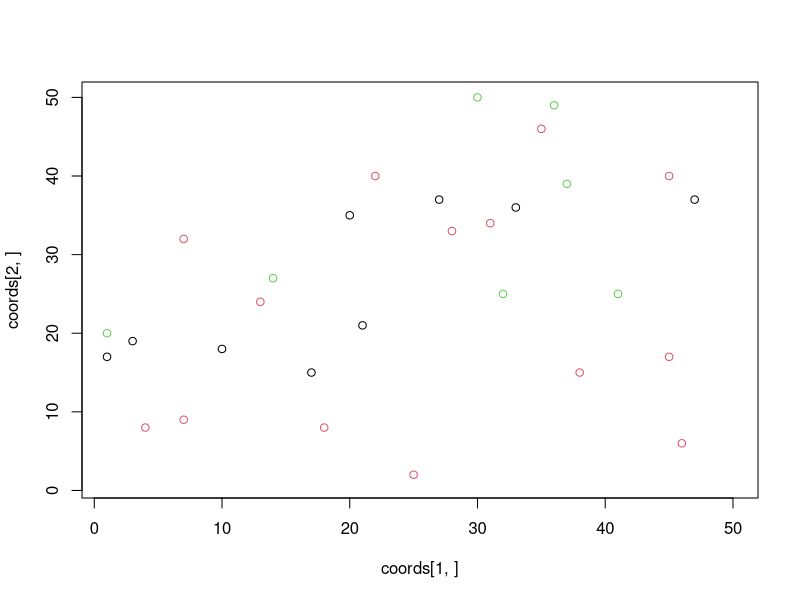
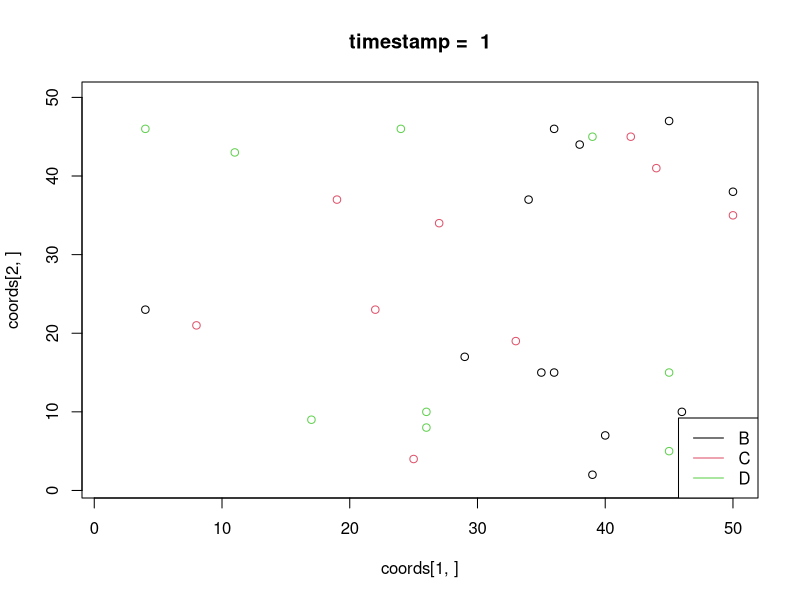
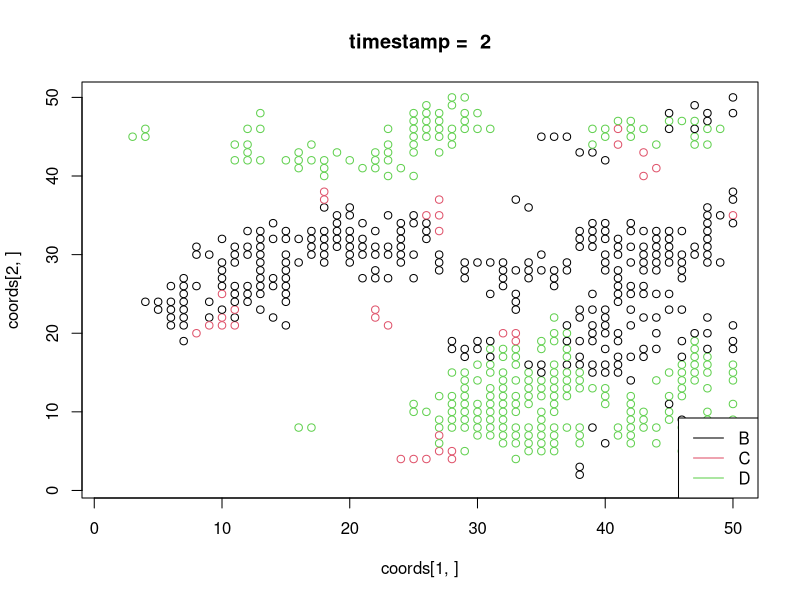
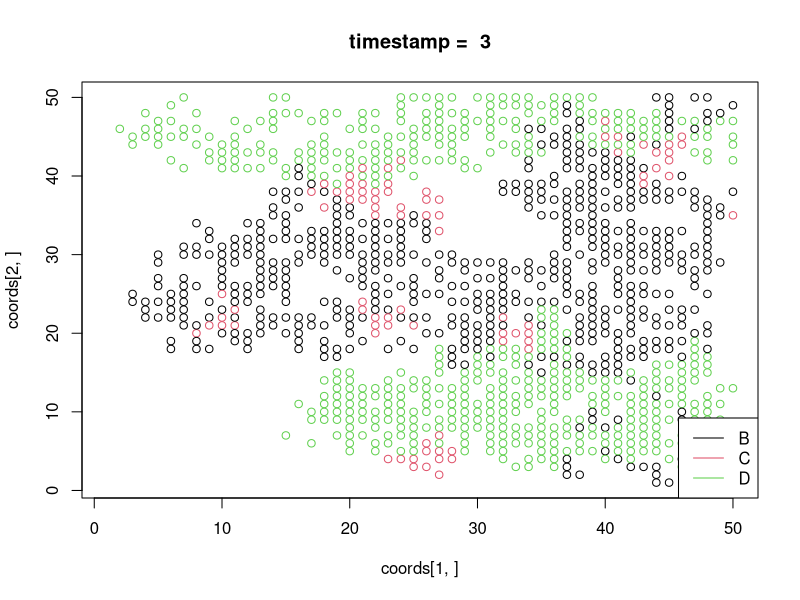
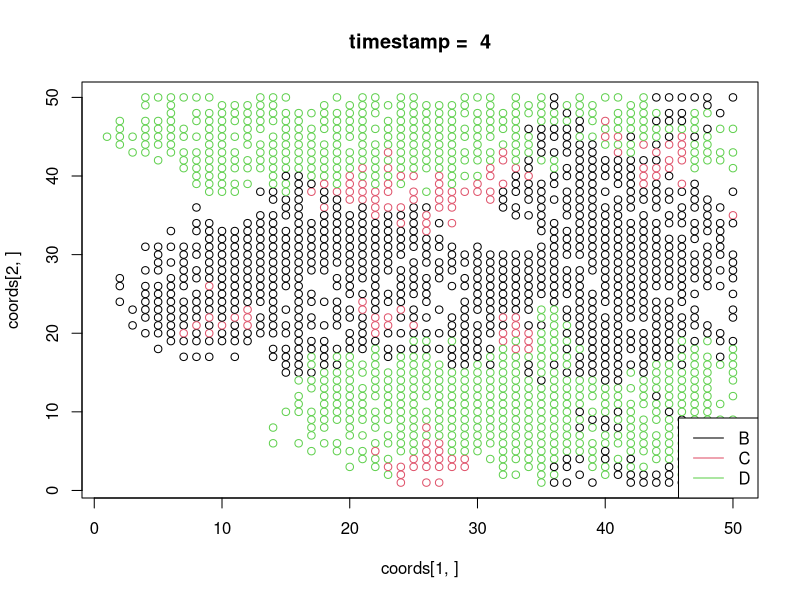
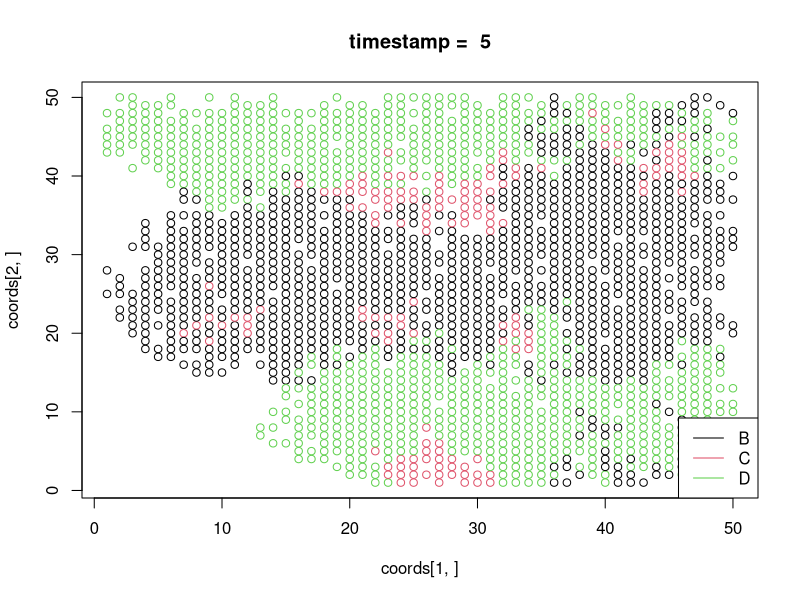
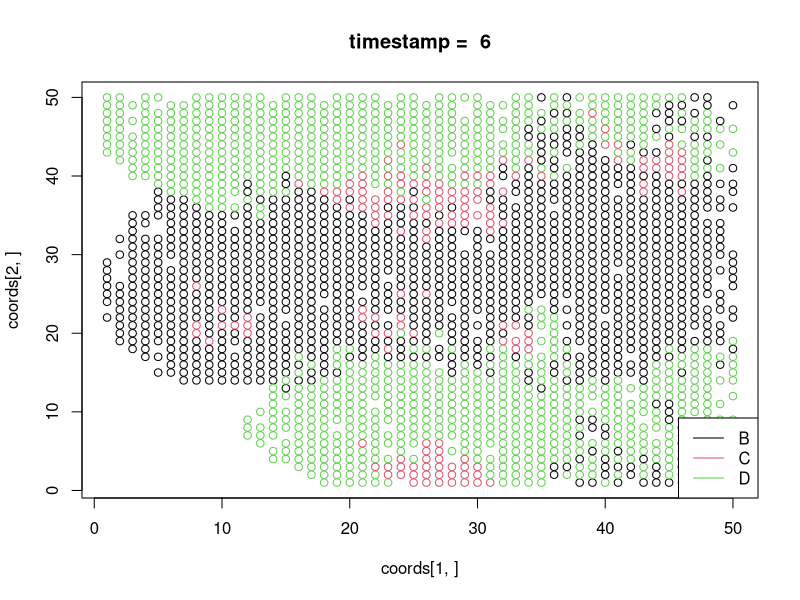
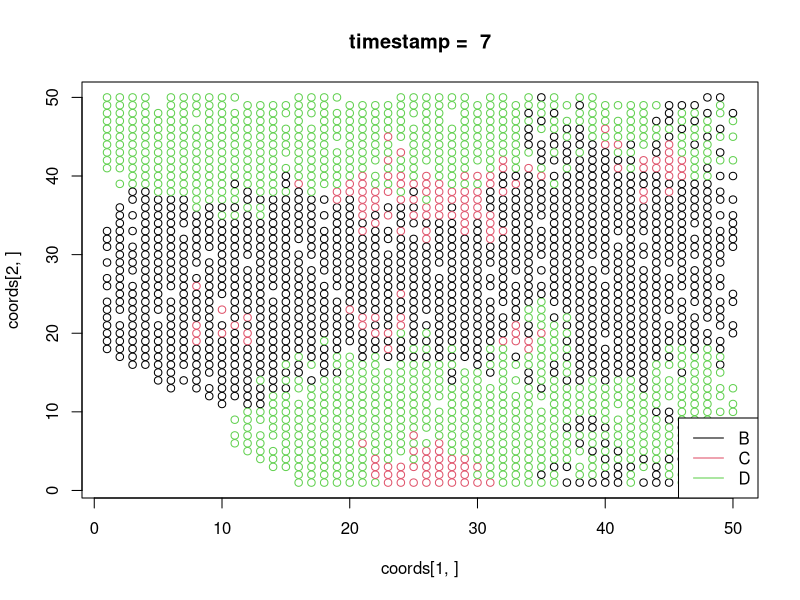

Reproduce these figures in R, in order. (Note: a time limit stopped this script after it produced the figures.)
# ----- IMSVS ----- #

#This is is main body of the program 

y_max = 50
x_max = 50
DThreshold = 50
IThreshold = 5
init_health = 20
t = 0
lyso_time = 20
division_factor = 0.25
init_food_value = 5
food_per_itt = 1
food_delay = 1
lyzo_dmg = 2
timestamp = 200
n_bacts = 30

# Placing  bacteria
Init_bacteria<-function(n_bacts)
{
coords <<- matrix(data = 0, ncol = n_bacts, nrow = 2)
Health <<- matrix(data = 0, ncol =  x_max, nrow = y_max)
Type <<- matrix(data = 0, ncol =  x_max, nrow = y_max)

id = sample(1:(x_max*y_max), n_bacts, replace = FALSE)

  for (i in 1:n_bacts) {
    x = ((id[i]-1) %% y_max) + 1
    y = floor((id[i]-1) / y_max) + 1
    coords[, i] <<- c(x, y)
    i = i + 1
    Health[x,y] <<- init_health
    rd = runif(1)
    if(rd < 0.33)      Type[x,y] <<- 1 # 'B'
    else if(rd < 0.66) Type[x,y] <<- 2 # 'C'
    else               Type[x,y] <<- 3 # 'D'
  }
}

Init_bacteria(n_bacts)
color = diag(Type[coords[1,],coords[2,]])
plot(coords[1,],coords[2,], xlim = c(1, x_max), ylim = c(1, y_max), col=color)

# Placing the food
Placing_food<-function()
{
  Food <<- array(rep(init_food_value, x_max * y_max * 6), dim=c(x_max, y_max, 6))
}

Add_food<-function()
{
  Food <<- Food + array(rep(food_per_itt, x_max * y_max * 6), dim=c(x_max, y_max, 6))
}

# Cell Division
Cell_Division<-function(x, y)
{
original_health = floor(Health[x, y] / 2 * division_factor)
typeb<-Type[x, y]
fin = 0
counter = 1
xs <- c(x - 1, x    , x + 1, x    , x - 1, x - 1, x + 1, x + 1)
ys <- c(y    , y + 1, y    , y - 1, y - 1, y + 1, y + 1, y - 1)

# We get the number of empty cells and their coords
empty_cells = 0 # Nombre de cellule vide 
cells_coords <- matrix(data = 0, ncol =  8, nrow = 2)

  while(counter <= 8)
  {
    xx = xs[counter]
    yy = ys[counter]
    if(xx > 0 && xx <= x_max && yy > 0 && yy <= y_max)
    {
        if(Health[xx, yy] == 0)
      {
          empty_cells = empty_cells + 1
          cells_coords[1, empty_cells] = xx
          cells_coords[2, empty_cells] = yy
        }
    }
    counter = counter + 1
  }
  if(empty_cells > 0)
  {
    if (empty_cells >= 2)
      rd = sample(1:empty_cells, 2, replace = FALSE) # On ne veut pas 2 fois la même position du coup
    else
      rd = 1
    for(index in rd){
      new_cell_x = cells_coords[1, index]
      new_cell_y = cells_coords[2, index]
      Health[new_cell_x, new_cell_y] <<- original_health
      Type[new_cell_x, new_cell_y] <<- typeb
      n_bacts <<- n_bacts + 1
      coords <<- cbind(coords, c(new_cell_x, new_cell_y))
    }
  }
    
  # remove bacterie // Bah du coup non?
  Kill_bacteria(x,y)
}

Comsumption<-function(x, y)
{
  # I G F L T C
  # 1 2 3 4 5 6
  
  tmp <- 0
  tmp = 0
  if(x > 1 && x < x_max && y > 1 && y < y_max)
    for(j in (x-1):(x+1))
    {
      for(k in (y-1):(y+1))
      {
      for(f in 1:6) # type food.
      {
        if(Food[j, k, f] > 0)
        {
          if(
            Type[x, y] == 1 && (f >= 2 && f <= 4)
            || 
            Type[x, y] == 2 && (f <= 4)
            ||
            Type[x, y] == 3 && (f >= 5)
            )
            Food[j, k, f] <<- Food[j, k, f] - 1
            tmp = tmp + 1
        }
      }
    }
  }
  Health[x, y] <<- Health[x, y] + tmp
  # print(tmp)
}


Adjust_lysozyme<-function(x, y)
{
  if(Type[x, y] == 2){ # Bactérie C
    Health[x, y] <<- Health[x, y] - lyzo_dmg
  }
}

Kill_bacteria<-function(x,y){
  index = 0
  
  a = which(coords[1,] == x)
  b = which(coords[2,] == y)
  index = intersect(a,b)
  
  Health[x, y] <<- 0
  Type[x, y] <<- 0
  
  if(index != 0){
    n_bacts <<- n_bacts - 1
    coords <<- coords[,-index]
  }
}

Init_bacteria(n_bacts)
Placing_food()


GIB = rep(NA, times=timestamp)
num_bacteria = matrix(data = 0, ncol = timestamp, nrow = 3)

for(t in 1:timestamp)
{
  color = diag(Type[coords[1,],coords[2,]])
  plot(coords[1,],coords[2,], xlim = c(1, x_max), ylim = c(1, y_max), col=color)
  title(paste("timestamp = ",t))
  legend(legend = c("B", "C", "D"), col = 1:3, x = "bottomright", lty=1)

  for(i in 1:x_max)
  {
    for(j in 1:y_max)
    {
      if(Health[i, j] != 0)
        Comsumption(i, j)
      
      if(Health[i, j] > DThreshold)
        Cell_Division(i, j)
      
      Health[i, j] = Health[i, j] - IThreshold
        
      if(t > lyso_time)
        Adjust_lysozyme(i, j)
      
      if(Type[i, j] != 0 && Health[i, j] <= 0)
        Kill_bacteria(i,j)
      if(Health[i, j] <= 0)
        Health[i, j] <- 0
    }
  }
  
  if(t %% food_delay == 0)
    Add_food()
  
  B = sum(Type[,] == 1)
  C = sum(Type[,] == 2)
  D = sum(Type[,] == 3)
  Bs = sum(Health[Type[,] == 1])
  Cs = sum(Health[Type[,] == 2])
  Ds = sum(Health[Type[,] == 3])
  
  GIB[t] = (B/Bs) / ((C+D)/(Cs+Ds)) - 1
  num_bacteria[,t] = c(B,C,D) 
}

ts = 1:timestamp

plot(ts, c(num_bacteria[1,]), type = "l", col = 1, ylim = c(40, max(num_bacteria)))
lines(ts, num_bacteria[2,], type = "l", col = 2)
lines(ts, num_bacteria[3,], type = "l", col = 3)
abline(v=lyso_time)
legend(legend = c("B", "C", "D"), col = 1:3, lty=1, x = "bottomright")

up = GIB>=0
down = GIB<=0
half = (max(ts[up]) + min(ts[down]))/2
plot(ts, GIB, type = "l")
# polygon(x = c(min(ts[up]), ts[up],half),
#         y = c(0, GIB[up],0),
#         col = "red" )
# polygon(x = c(half,ts[down],max(ts[down])),
#         y = c(0,GIB[down],0),
#         col = "blue" )
lines(1:timestamp, rep(0,timestamp))
abline(v=lyso_time, col="red")
